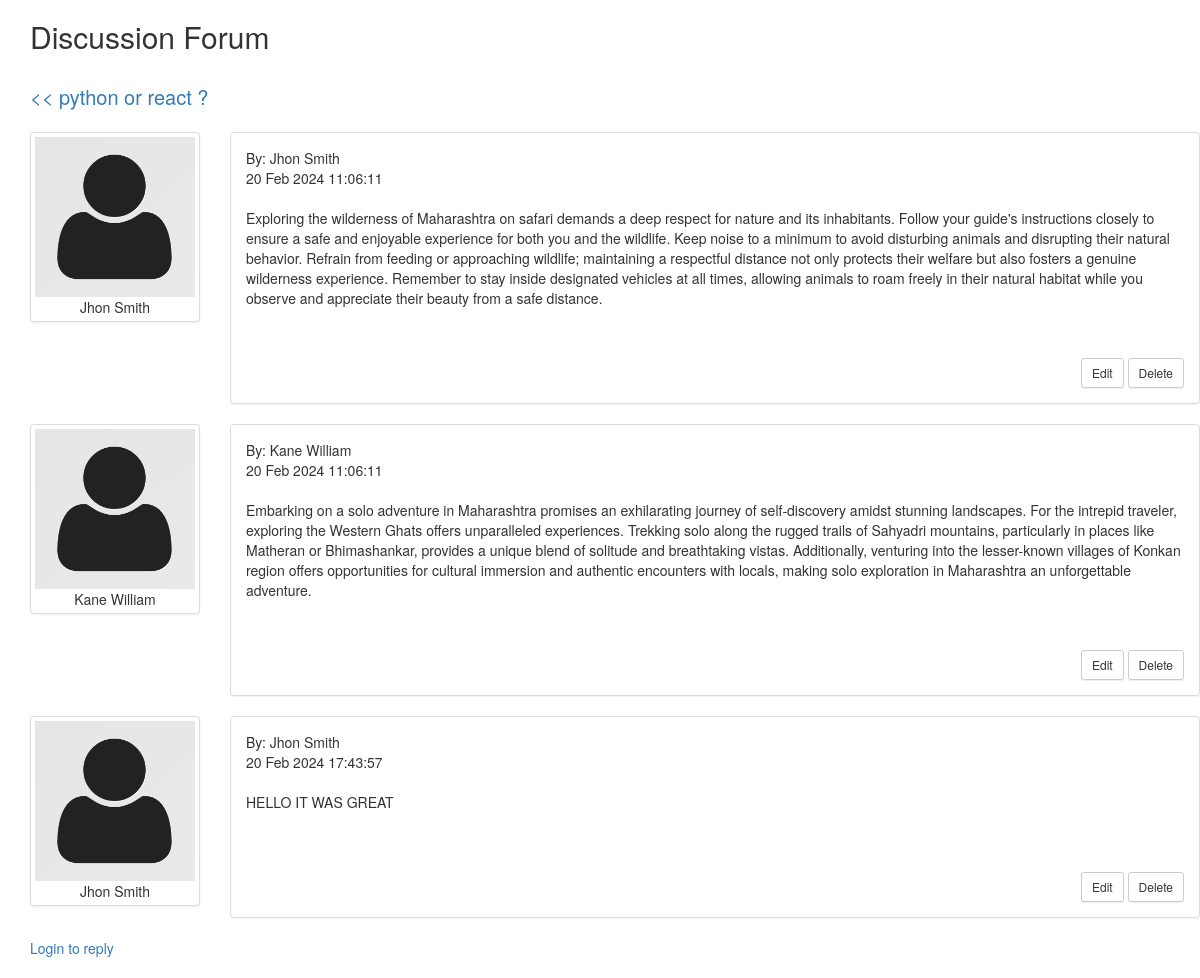
The page /discussion-forum/post.php?topic_id=11 on the database its author committed.
### tables this page shows
CREATE TABLE `forum_topics` (
  `topic_id` int(11) NOT NULL,
  `subject` varchar(255) NOT NULL,
  `category_id` int(11) NOT NULL,
  `user_id` int(11) NOT NULL,
  `created` datetime NOT NULL DEFAULT current_timestamp()
);

CREATE TABLE `forum_posts` (
  `post_id` int(11) NOT NULL,
  `message` text NOT NULL,
  `topic_id` int(11) NOT NULL,
  `user_id` int(11) NOT NULL,
  `name` varchar(255) NOT NULL,
  `created` datetime NOT NULL DEFAULT current_timestamp()
);

CREATE TABLE `forum_users` (
  `user_id` int(11) NOT NULL,
  `name` varchar(255) NOT NULL,
  `email` varchar(50) NOT NULL,
  `password` varchar(255) NOT NULL,
  `usergroup` int(11) NOT NULL
);

### discussion-forum/class/Topic.php (called while the page is built, shortened)
<?php
class Topic {
	private $topicTable = 'forum_topics';
	private $postTable = 'forum_posts';
	private $userTable = 'forum_users';
	private $conn;
	public $topic_id;
	public function __construct($db){
        $this->conn = $db;
    }
	public function getTopic(){
		if($this->topic_id) {
			$sqlQuery = "
				SELECT subject, category_id
				FROM ".$this->topicTable."
				WHERE topic_id = ".$this->topic_id;
			$stmt = $this->conn->prepare($sqlQuery);
			$stmt->execute();
			$result = $stmt->get_result();
			$topicDetails = $result->fetch_assoc();
			return $topicDetails;
		}
	}
	public function getPosts(){
		if($this->topic_id) {
			$sqlQuery = "
				SELECT t.topic_id, p.post_id, p.message, p.topic_id, p.user_id, p.created, u.name
				FROM ".$this->topicTable." as t
				LEFT JOIN ".$this->postTable." as p ON t.topic_id = p.topic_id
				LEFT JOIN ".$this->userTable." as u ON p.user_id = u.user_id
				WHERE p.topic_id = ".$this->topic_id."
				ORDER BY p.post_id ASC";
			$stmt = $this->conn->prepare($sqlQuery);
			$stmt->execute();
			$result = $stmt->get_result();
			return $result;
		}
	}
}
?>

### discussion-forum/class/User.php (called while the page is built, shortened)
<?php
class User {
	public function loggedIn (){
		if(!empty($_SESSION["userid"])) {
			return 1;
		} else {
			return 0;
		}
	}
}
?>

### discussion-forum/post.php (the view, shortened to what this page needs)
<?php
include_once 'class/User.php';
include_once 'class/Category.php';
include_once 'class/Topic.php';
$database = new Database();
$db = $database->getConnection();
$user = new User($db);
$topics = new Topic($db);
include('inc/header.php');
?>
<link rel="stylesheet" href="https://maxcdn.bootstrapcdn.com/bootstrap/3.3.5/css/bootstrap.min.css">
<link rel="stylesheet" href="css/style.css">
<?php include('inc/container.php'); ?>
<div class="container">
	<div class="row">
		<h2>Discussion Forum</h2>
		<br>
		<div id="postLsit">
		<?php if(!empty($_GET['topic_id'])) { ?>
		   <div class="posts list">
				<?php
				$topics->topic_id = $_GET['topic_id'];
				$topicDetails = $topics->getTopic();
				?>
				<span style="font-size:20px;"><a href="category.php?category_id=<?php echo $topicDetails['category_id']; ?>"><< <?php echo $topicDetails['subject']; ?></a></span>
				<br><br>
				<?php
				$result = $topics->getPosts();
				while ($post = $result->fetch_assoc()) {
					$date = date_create($post['created']);
					$posterName = $post['name'];
				?>
				<article class="row" id="postRow_<?php echo $post['post_id']; ?>">
					<div class="col-md-2 col-sm-2 hidden-xs">
					  <figure class="thumbnail">
						<img class="img-responsive" src="images/user-avatar.png" />
						<figcaption class="text-center"><?php echo ucwords($posterName); ?></figcaption>
					  </figure>
					</div>
					<div class="col-md-10 col-sm-10">
					  <div class="panel panel-default arrow left">
						<div class="panel-body">
						  <header class="text-left">
							<div class="comment-user"><i class="fa fa-user"></i> By: <?php echo $posterName; ?></div>
							<time class="comment-date" datetime="16-12-2014 01:05"><i class="fa fa-clock-o"></i> <?php echo date_format($date, 'd M Y H:i:s'); ?></time>
						  </header>
						  <br>
						  <div class="comment-post"  id="post_message_<?php echo $post['post_id']; ?>">
							<?php echo $post['message']; ?>
						  </div>
						  <textarea name="message" data-topic-id="<?php echo $post['topic_id']; ?>" id="<?php echo $post['post_id']; ?>" style="visibility: hidden;"></textarea><br>
						  <div class="text-right" id="button_section_<?php echo $post['post_id']; ?>">
							<a class="btn btn-default btn-sm" id="edit_<?php echo $post['post_id']; ?>"><i class="fa fa-reply"></i> Edit</a>
							<a class="btn btn-default btn-sm"><i class="fa fa-reply"></i> Delete</a>
						  </div>
						</div>
					  </div>
					</div>
				</article>
				<?php } ?>
		   </div>
	   <?php } ?>
	</div>
	<?php if($user->loggedIn()) { ?>
		<form id="posts" name="posts" method="post">
			<textarea name="message" id="message"></textarea><br>
			<input type="hidden" name="action" id="action" value="save" />
			<input type="hidden" name="topic_id" value="<?php echo $_GET['topic_id']; ?>">
			<button type="submit" id="save" name="save" class="btn btn-info saveButton">Post</button>
		</form>
	<?php } else { ?>
	<a href="login.php">Login to reply</a>
	<?php } ?>
</div>
<?php include("inc/footer.php"); ?>

### discussion-forum/inc/header.php (shortened to what this page needs)
<!DOCTYPE html>
<html>
<head>
<link rel="stylesheet" href="https://maxcdn.bootstrapcdn.com/bootstrap/3.3.5/css/bootstrap.min.css">
<link rel="stylesheet" href="https://maxcdn.bootstrapcdn.com/bootstrap/3.3.5/css/bootstrap-theme.min.css">

### discussion-forum/inc/container.php
</head>
<body class="">
<div class="container" style="min-height:500px;">

### discussion-forum/inc/footer.php (shortened to what this page needs)
</body>
</html>

### rows shown on the page
forum_topics: subject "python or react ?"
forum_posts: user.name "Jhon Smith", created "20 Feb 2024 11:06:11", message "Exploring the wilderness of Maharashtra on safari demands a deep respect for nature and its inhabitants. Follow your guide's instructions closely to ensure a safe and enjoyable experience for both you and the wildlife. Keep noise to a minimum to avoid disturbing animals and disrupting their natural behavior. Refrain from feeding or approaching wildlife; maintaining a respectful distance not only protects their welfare but also fosters a genuine wilderness experience. Remember to stay inside designated vehicles at all times, allowing animals to roam freely in their natural habitat while you observe and appreciate their beauty from a safe distance."
forum_posts: user.name "Kane William", created "20 Feb 2024 11:06:11", message "Embarking on a solo adventure in Maharashtra promises an exhilarating journey of self-discovery amidst stunning landscapes. For the intrepid traveler, exploring the Western Ghats offers unparalleled experiences. Trekking solo along the rugged trails of Sahyadri mountains, particularly in places like Matheran or Bhimashankar, provides a unique blend of solitude and breathtaking vistas. Additionally, venturing into the lesser-known villages of Konkan region offers opportunities for cultural immersion and authentic encounters with locals, making solo exploration in Maharashtra an unforgettable adventure."
forum_posts: user.name "Jhon Smith", created "20 Feb 2024 17:43:57", message "HELLO IT WAS GREAT"
